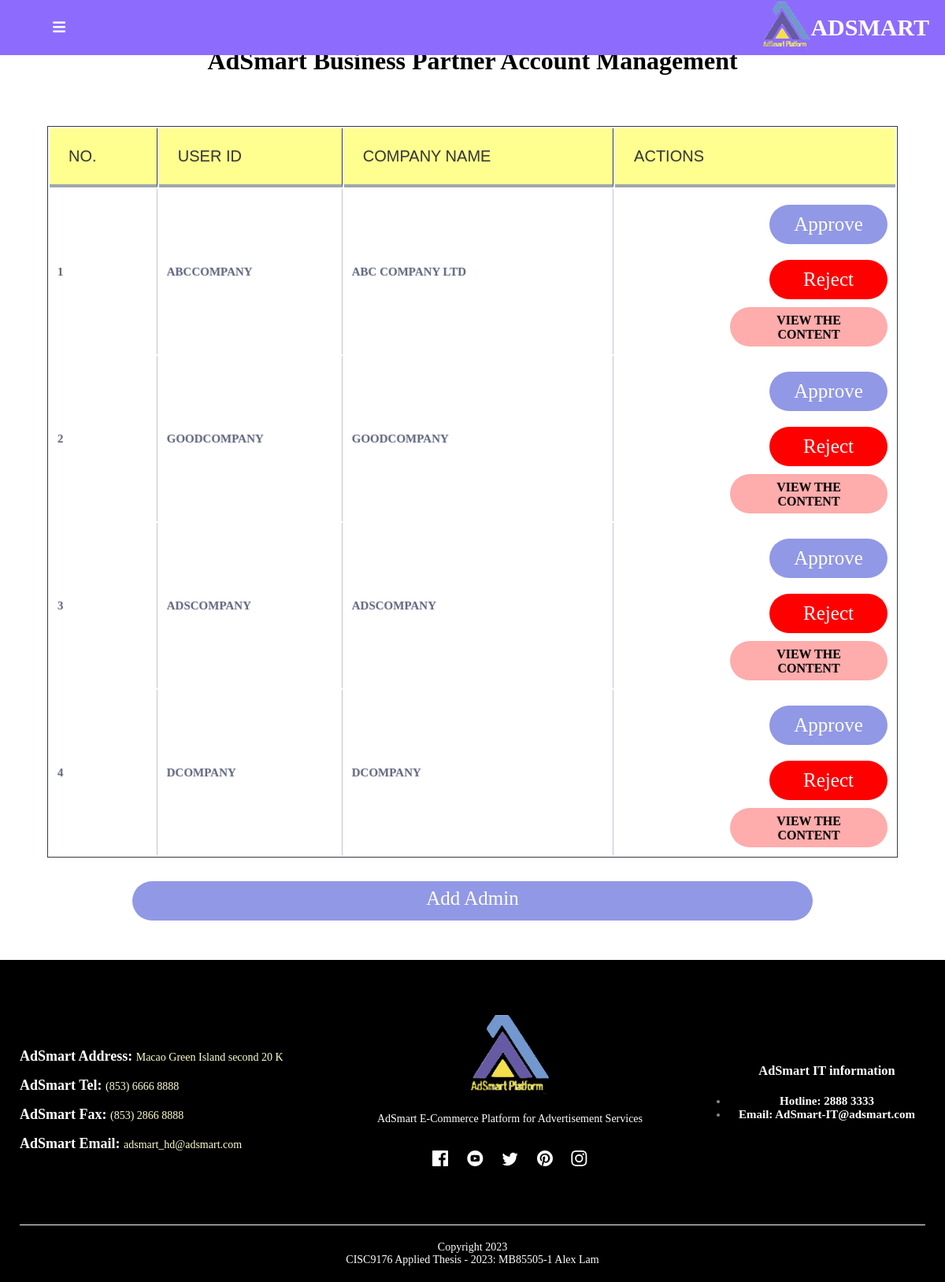
Screenshot of /admin/manage-bp.php with the database file from the repository.
### tables this page shows
CREATE TABLE `adsmart_business_partner` (
  `shop_code` int(11) NOT NULL,
  `user_id` varchar(100) NOT NULL,
  `company_name` varchar(255) NOT NULL,
  `company_chinese_name` varchar(255) NOT NULL,
  `company_reg_number` varchar(100) NOT NULL,
  `company_reg_address` varchar(255) NOT NULL,
  `country` varchar(100) NOT NULL,
  `contact_number` varchar(255) NOT NULL,
  `email` varchar(100) NOT NULL,
  `image_name` varchar(255) NOT NULL,
  `password` varchar(255) NOT NULL,
  `password_confirm` varchar(255) NOT NULL,
  `print_ads` tinyint(1) NOT NULL,
  `broadcast_ads` tinyint(1) NOT NULL,
  `outdoor_ads` tinyint(1) NOT NULL,
  `telemarketing_ads` tinyint(1) NOT NULL,
  `events_ads` tinyint(1) NOT NULL,
  `placement_ads` tinyint(1) NOT NULL,
  `display_ads` tinyint(1) NOT NULL,
  `search_ads` tinyint(1) NOT NULL,
  `social_ads` tinyint(1) NOT NULL,
  `video_ads` tinyint(1) NOT NULL,
  `native_ads` tinyint(1) NOT NULL,
  `influencer_ads` tinyint(1) NOT NULL,
  `poster` tinyint(1) NOT NULL,
  `sticker` tinyint(1) NOT NULL,
  `print_material` tinyint(1) NOT NULL,
  `clothes_product` tinyint(1) NOT NULL,
  `tnc` tinyint(1) NOT NULL,
  `description` varchar(255) NOT NULL,
  `apply_status` varchar(100) NOT NULL
);

### admin/manage-bp.php (the view, shortened to what this page needs)
<?php  include('partials/menu.php')?>
	   <div class='small-container cart-page'>
	   	<div class='reg'>
			<h1>AdSmart Business Partner Account Management </h1>
    			<br>
    			<br>
    			<br>
    			<table class="tbl-full">
    				<tr>
    					<th>NO.</th>
    					<th>User Id</th>
    					<th>Company Name</th>
    					<th>Actions</th>
    				</tr>
    				<?php
    				    $sql ="SELECT * FROM adsmart_business_partner";
    				    $res = mysqli_query($conn, $sql);
    				    if($res==TRUE){
    				        $count =mysqli_num_rows($res);
    				        $sn=1;
    				        if($count>0){
    				            while($rows=mysqli_fetch_assoc($res))
    				            {
    				                $id=$rows['shop_code'];
    				                $full_name=$rows['user_id'];
    				                $username=$rows['company_name'];
    				                ?>
    				                <tr>
                    					<td><?php echo $sn++; ?></td>
                    					<td><?php echo $full_name; ?></td>
                    					<td><?php echo $username; ?></td>
                    					<td>
                    					<form action="handle_approve_bp.php" method="POST">
                    					<button type="submit" name="reset-request-submit"  value="Change Admin Password" class="btn" style="height:50px;width:150px;font-size:25px; background:#9198e5;">Approve</button>
                    					</form>
                    					<form action="handle_reject_bp.php" method="POST">
                    					<button type="submit" name="reset-request-submit"  value="Change Admin Password" class="btn" style="height:50px;width:150px;font-size:25px; background:red;">Reject</button>
                    					</form>                    						<a href="<?php echo ADMIN; ?>admin/view-bp-detail.php?id=<?php echo $id; ?>" class="btn-backend-3" style='width:200px;'>View the Content</a>
                    					</td>
                					</tr>
    				                <?php
    				             }
    				        }
    				        else
    				        {
    				        }
    				    }
    				?>
    			</table>
    			<a href="add-admin.php" class="btn" style="background:#9198e5; width:80%; height:50px;font-size:25px;">Add Admin</a>
			</div>
		</div>
	   <?php include('partials/footer.php')?>

### admin/css/style-admin.css (style rules this page uses)
* { margin: 0; padding: 0; box-sizing: border-box; text-decoration: none; font-family: 'Roboto Slab', serif; }
a { text-decoration: none; color: #555; }
.small-container h1 { margin-top:23px; margin-bottom: 10px; }
.btn { display: inline-block; background: #ff523b; color: #fff; padding: 8px 30px; border-radius: 30px; transition: background 0.5s; cursor: pointer; margin-top:80px; margin: 30px 0; }
.small-container { padding-top:3%; max-width: 1080px; margin: auto; }
.cart-page { margin:auto; }
table { width: 100%; border-right: 1px solid #343a45; border-left: 1px solid #343a45; border-top: 1px solid #343a45; border-bottom: 1px solid #343a45; }
th { color: #383838; background: #ffff90; border-bottom:4px solid #9ea7af; border-right: 1px solid #343a45; font-size:20px; font-weight: 400; padding:24px; text-align:left; text-shadow: 0 1px 1px rgba(0, 0, 0, 0.1); vertical-align:middle; font-family: Arial, Helvetica, sans-serif; text-transform: uppercase; }
th:first-child { border-top-left-radius:3px; }
th:last-child { border-top-right-radius:3px; border-right:none; text-align:left; }
tr { border-top: 1px solid #C1C3D1; border-bottom: 1px solid #C1C3D1; color:#666B85; font-size:10px; font-weight:normal; text-shadow: 0 1px 1px rgba(256, 256, 256, 0.1); }
tr:first-child { border-top:none; }
tr:last-child { border-bottom:none; }
tr:last-child td:first-child { border-bottom-left-radius:3px; }
tr:last-child td:last-child { border-bottom-right-radius:3px; }
td { background:#FFFFFF; padding:10px; text-align:left; vertical-align:middle; font-weight:bold; font-size:15px; text-shadow: -1px -1px 1px rgba(0, 0, 0, 0.1); border-right: 1px solid #C1C3D1; text-transform: uppercase; }
td:last-child { border-right: 0px; }
td a { color: #ff523b; font-size: 12px; }
td:last-child { text-align: right; }
form .btn { width: 100%; border: none; cursor: pointer; margin: 10px 0; }
.reg { text-align:center; max-width: 1080px; margin: 20px auto; }
.btn-backend-3 { font-size:16px; font-weight:bold; height:50px; width:150px; text-align: center; background:#ffacac; color: #000000; display: inline-block; border-radius: 30px; transition: background 0.5s; cursor: pointer; padding: 8px 30px; }

### rows the page displays
adsmart_business_partner: user "ABCCOMPANY", company_name "ABC COMPANY LTD"
adsmart_business_partner: user "GOODCOMPANY", company_name "GOODCOMPANY"
adsmart_business_partner: user "ADSCOMPANY", company_name "ADSCOMPANY"
adsmart_business_partner: user "DCOMPANY", company_name "DCOMPANY"
